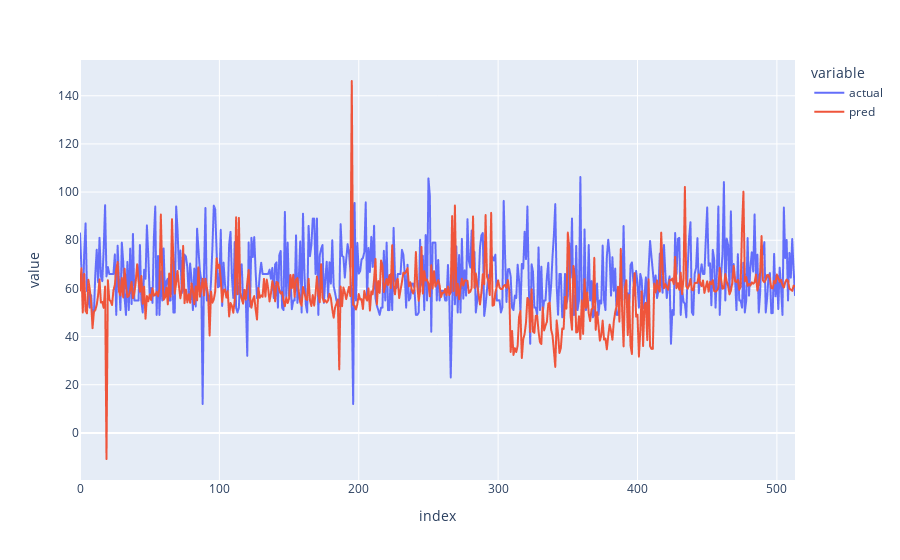

Write notebook code for a chart like this one.
### Code cell
# fig1 = px.line(oosDF, x=oosDF.index, y=['actual', 'pred'])
# fig1.show()

### Figure 1 — Plotly figure (JSON) as saved in the notebook; plotly's stock layout.template omitted (floating-point values rounded to 4 significant figures; data arrays with more than 128 entries replaced by an {"elided": "..."} marker saying what was removed)
{"data": [{"hovertemplate": "variable=actual<br>index=%{x}<br>value=%{y}<extra></extra>", "legendgroup": "actual", "line": {"color": "#636efa", "dash": "solid"}, "marker": {"symbol": "circle"}, "mode": "lines", "name": "actual", "showlegend": true, "type": "scattergl", "x": {"elided": "514 int values"}, "xaxis": "x", "y": {"elided": "514 float values"}, "yaxis": "y"}, {"hovertemplate": "variable=pred<br>index=%{x}<br>value=%{y}<extra></extra>", "legendgroup": "pred", "line": {"color": "#EF553B", "dash": "solid"}, "marker": {"symbol": "circle"}, "mode": "lines", "name": "pred", "showlegend": true, "type": "scattergl", "x": {"elided": "514 int values"}, "xaxis": "x", "y": {"elided": "514 float values"}, "yaxis": "y"}], "layout": {"legend": {"title": {"text": "variable"}, "tracegroupgap": 0}, "margin": {"t": 60}, "xaxis": {"anchor": "y", "domain": [0, 1], "title": {"text": "index"}}, "yaxis": {"anchor": "x", "domain": [0, 1], "title": {"text": "value"}}}}
